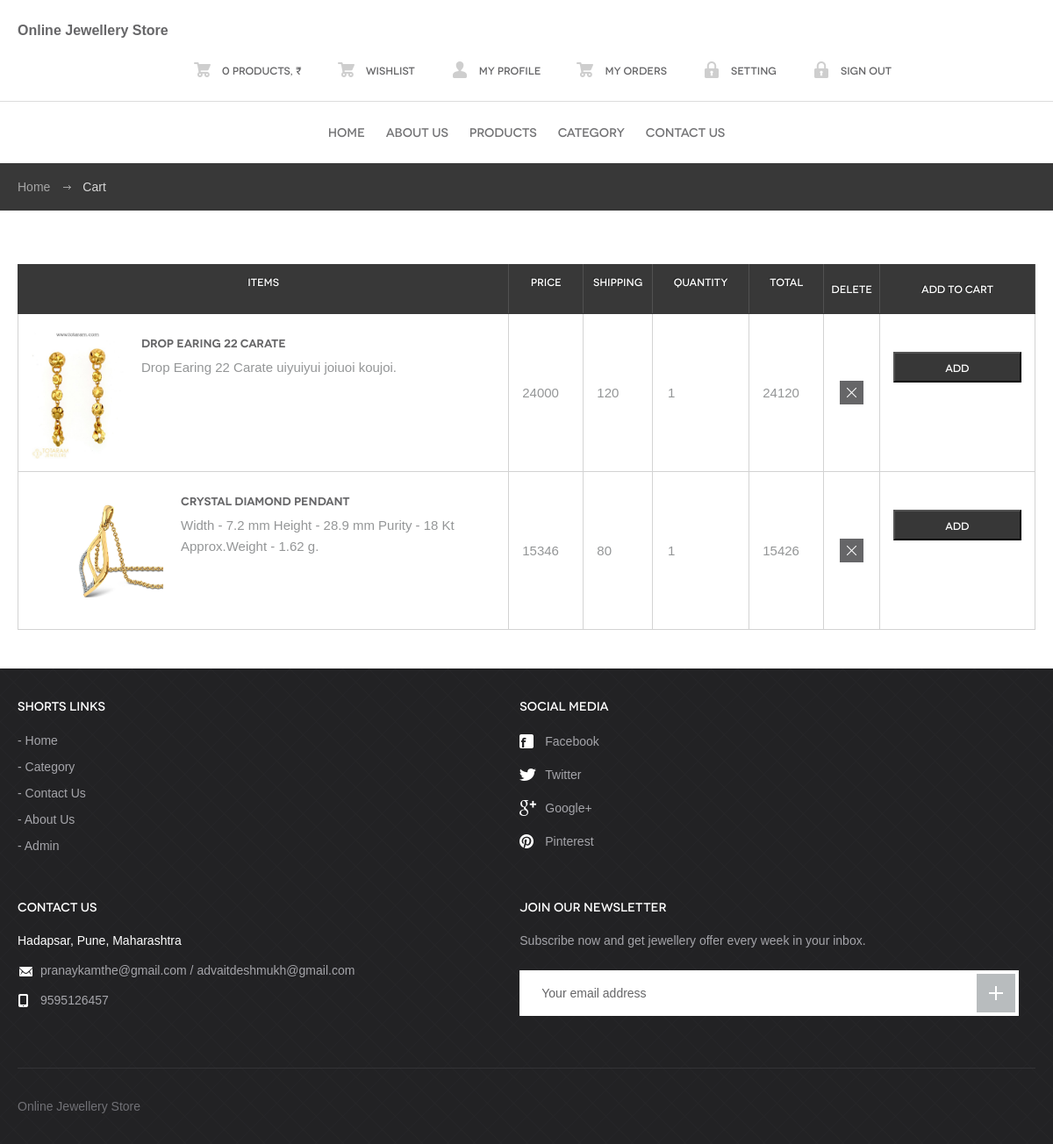
The page /SJOS/wishlist.php (signed in) on the database its author committed.
### tables this page shows
CREATE TABLE `wishlist` (
  `id` int(11) NOT NULL,
  `UserId` int(11) DEFAULT NULL,
  `ProductId` int(11) DEFAULT NULL,
  `postingDate` timestamp NOT NULL DEFAULT current_timestamp()
);

CREATE TABLE `products` (
  `id` int(11) NOT NULL,
  `category` int(11) NOT NULL,
  `subCategory` int(11) DEFAULT NULL,
  `type` varchar(100) DEFAULT NULL,
  `productName` varchar(255) DEFAULT NULL,
  `productweight` varchar(255) DEFAULT NULL,
  `productPrice` int(11) DEFAULT NULL,
  `gender` varchar(100) DEFAULT NULL,
  `productDescription` longtext DEFAULT NULL,
  `productImage1` varchar(255) DEFAULT NULL,
  `productImage2` varchar(255) DEFAULT NULL,
  `productImage3` varchar(255) DEFAULT NULL,
  `shippingCharge` int(11) DEFAULT NULL,
  `productAvailability` varchar(255) DEFAULT NULL,
  `postingDate` timestamp NULL DEFAULT current_timestamp(),
  `updationDate` timestamp NULL DEFAULT NULL ON UPDATE current_timestamp(),
  `addedBy` int(11) DEFAULT NULL,
  `lastUpdatedBy` int(2) DEFAULT NULL
);

CREATE TABLE `tblpage` (
  `ID` int(10) NOT NULL,
  `PageType` varchar(200) DEFAULT NULL,
  `PageTitle` mediumtext DEFAULT NULL,
  `PageDescription` mediumtext DEFAULT NULL,
  `Email` varchar(200) DEFAULT NULL,
  `MobileNumber` bigint(10) DEFAULT NULL,
  `UpdationDate` date DEFAULT NULL,
  `Timing` varchar(200) NOT NULL
);

### SJOS/wishlist.php (the view, shortened to what this page needs)
<?php
include_once('includes/config.php');
if (strlen($_SESSION['jsmsuid']==0)) {
  header('location:logout.php');
  } else{
    ?>
<!DOCTYPE html>
 <html lang="en">
<head>
	<link rel="stylesheet" media="all" href="css/style.css">
</head>
<body>
	<?php include_once('includes/header.php');?>
	<div id="breadcrumbs">
		<div class="container">
			<ul>
				<li><a href="dashboard.php">Home</a></li>
				<li>Cart</li>
			</ul>
		</div>
	</div>
	<div id="body">
		<div class="container">
			<div id="content" class="full">
				<div class="cart-table">
					<table>
						<tr>
							<th class="items">Items</th>
							<th class="price">Price</th>
							<th class="total">Shipping</th>
							<th class="qnt">Quantity</th>
							<th class="total">Total</th>
							<th class="delete">Delete</th>
							<th class="delete">Add To Cart</th>
						</tr>
						<?php
$userid= $_SESSION['jsmsuid'];
$query=mysqli_query($con,"select products.id as pid,products.productName,products.shippingCharge,products.productDescription,products.productPrice,products.productImage1,wishlist.id,wishlist.UserId,wishlist.ProductId,wishlist.postingDate  from wishlist join products on products.id=wishlist.ProductId where wishlist.UserId='$userid'");
$num=mysqli_num_rows($query);
if($num>0){
while ($row=mysqli_fetch_array($query)) {
?>
						<tr>
							<td class="items">
								<div class="image">
									<img src="admin/productimages/<?php echo $row['productImage1'];?>" height="150" alt="">
								</div>
								<h3><a href="#"><?php  echo $row['productName'];?></a></h3>
								<p><?php  echo $row['productDescription'];?>.</p>
							</td>
							<td class="price"><?php  echo $price=$row['productPrice'];?></td>
							<?php
$cnt=$cnt+1;
 ?>
							<td class="price"><?php  echo $shipping=$row['shippingCharge'];?></td>
							<?php
$cnt=$cnt+1;
 ?>
							<td class="qnt">1</td>
							<td class="total"><?php  echo $total=$price+$shipping;?></td>
							<?php
$cnt=$cnt+1;
 ?>
							<td class="delete"><a href="wishlist.php?delid=<?php echo $row['id'];?>" class="ico-del" onclick="return confirm('Do you really want to Delete ?');"></a></td>
							<td><?php if($_SESSION['jsmsuid']==""){?>
							<a href="login.php" class="btn-grey">Add to cart</a>
							<?php } else {?>
    <form method="post">
<button type="submit" name="submit" class="btn-grey">Add to Cart</button>
  </form>
<?php } ?></td>
						</tr><?php $cnt++; } } else {?>
							<tr>
								<td colspan="7" style="text-align:center;color:red;font-size:20px;">Wishlist is empty</td>
							</tr>
						<?php } ?>
					</table>
				</div>
			</div>
		</div>
	</div>
	<?php include_once('includes/footer.php');?>
</body>
</html><?php } ?>

### SJOS/includes/footer.php (shortened to what this page needs)
<footer id="footer">
              <div class="container">
                     <div class="cols">
                            <div class="col">
                                   <h3>Shorts Links</h3>
                                   <ul>
                                          <li><a href="index.php">Home </a></li>
                                          <li><a href="category.php">Category</a></li>
                                          <li><a href="contact.php">Contact Us</a></li>
                                          <li><a href="about.php">About Us</a></li>
                                          <li><a href="admin/index.php">Admin </a></li>
                                   </ul>
                            </div>
                            <div class="col media">
                                   <h3>Social media</h3>
                                   <ul class="social">
                                          <li><a href="#"><span class="ico ico-fb"></span>Facebook</a></li>
                                          <li><a href="#"><span class="ico ico-tw"></span>Twitter</a></li>
                                          <li><a href="#"><span class="ico ico-gp"></span>Google+</a></li>
                                          <li><a href="#"><span class="ico ico-pi"></span>Pinterest</a></li>
                                   </ul>
                            </div>
                            <div class="col contact">
                                   <?php
$ret=mysqli_query($con,"select * from tblpage where PageType='contactus' ");
while ($row=mysqli_fetch_array($ret)) {
?>
                                   <h3><?php  echo $row['PageTitle'];?></h3>
                                   <p style="color: white"><?php  echo $row['PageDescription'];?></p>
                                   <p><span class="ico ico-em"></span><?php  echo $row['Email'];?></p>
                                   <p><span class="ico ico-ph"></span><?php  echo $row['MobileNumber'];?></p><?php } ?>
                            </div>
                            <div class="col newsletter">
                                   <h3>Join our newsletter</h3>
                                   <p>Subscribe now and get jewellery offer every week in your inbox.</p>
                                   <form action="#" method="post">
                                         <input type="email" name="email" placeholder="Your email address">
                                          <button type="submit" name="sub"></button>
                                   </form>
                            </div>
                     </div>
                     <p class="copy">Online Jewellery Store</p>
              </div>
       </footer>

### rows shown on the page
wishlist: ProductId.productImage1 (picture), ProductId.productName "Drop Earing 22 Carate", ProductId.productDescription "Drop Earing 22 Carate uiyuiyui joiuoi koujoi", ProductId.productPrice "24000", ProductId.shippingCharge "120", $total=$price+$shipping "24120"
wishlist: ProductId.productImage1 (picture), ProductId.productName "Crystal Diamond Pendant", ProductId.productDescription "Width - 7.2 mm Height - 28.9 mm Purity - 18 Kt Approx.Weight - 1.62 g", ProductId.productPrice "15346", ProductId.shippingCharge "80", $total=$price+$shipping "15426"
tblpage: PageTitle "CONTACT US", PageDescription "Hadapsar, Pune, Maharashtra", Email "pranaykamthe@gmail.com / advaitdeshmukh@gmail.com", MobileNumber "9595126457"

### other values the page prints
$resultss['totalp'] "0"
